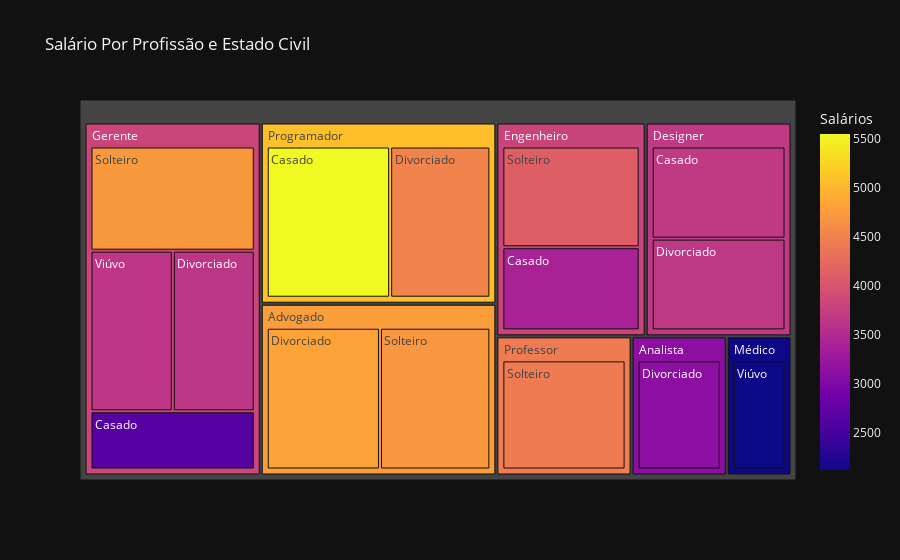

Notebook cell for this chart:
### Markdown cell above
## Mapa de árvore

### Code cell
# Agrupando os dados por profissão e estado civil e depois calculando a média de salário de cada
salario_por_profissao_e_estado_civil = dados.groupby(['Profissao', 'Estado_Civil'])['Salario'].mean().reset_index().sort_values('Salario', ascending = False)
print(f'{salario_por_profissao_e_estado_civil}\n')

fig = px.treemap(
    salario_por_profissao_e_estado_civil,
    path = ['Profissao', 'Estado_Civil'], # Variáveis categóricas
    values = 'Salario', # Variável numérica
    title = 'Salário Por Profissão e Estado Civil',
    labels = {
        'Salario': 'Salários'
    },
    color = 'Salario', # É possivel colocar em outra variável para categorizar a cor
    width = 900
)

fig.show()

### Figure 1 — Plotly figure (JSON) as saved in the notebook; plotly's stock layout.template omitted (floating-point values rounded to 4 significant figures)
{"data": [{"branchvalues": "total", "customdata": [[5546.0], [4823.0], [4725.0], [4704.0], [4505.0], [4429.0], [4118.0], [3679.0], [3662.0], [3648.0], [3636.0], [3399.0], [3118.0], [2640.0], [2121.0], [5079.0], [4764.0], [3811.0], [4429.0], [3793.0], [3671.0], [3118.0], [2121.0]], "domain": {"x": [0.0, 1.0], "y": [0.0, 1.0]}, "hovertemplate": "labels=%{label}<br>Salario_sum=%{value}<br>parent=%{parent}<br>id=%{id}<br>Salários=%{color}<extra></extra>", "ids": ["Programador/Casado", "Advogado/Divorciado", "Gerente/Solteiro", "Advogado/Solteiro", "Programador/Divorciado", "Professor/Solteiro", "Engenheiro/Solteiro", "Designer/Casado", "Designer/Divorciado", "Gerente/Viúvo", "Gerente/Divorciado", "Engenheiro/Casado", "Analista/Divorciado", "Gerente/Casado", "Médico/Viúvo", "Programador", "Advogado", "Gerente", "Professor", "Engenheiro", "Designer", "Analista", "Médico"], "labels": ["Casado", "Divorciado", "Solteiro", "Solteiro", "Divorciado", "Solteiro", "Solteiro", "Casado", "Divorciado", "Viúvo", "Divorciado", "Casado", "Divorciado", "Casado", "Viúvo", "Programador", "Advogado", "Gerente", "Professor", "Engenheiro", "Designer", "Analista", "Médico"], "marker": {"coloraxis": "coloraxis", "colors": [5546.0, 4823.0, 4725.0, 4704.0, 4505.0, 4429.0, 4118.0, 3679.0, 3662.0, 3648.0, 3636.0, 3399.0, 3118.0, 2640.0, 2121.0, 5079.0, 4764.0, 3811.0, 4429.0, 3793.0, 3671.0, 3118.0, 2121.0]}, "name": "", "parents": ["Programador", "Advogado", "Gerente", "Advogado", "Programador", "Professor", "Engenheiro", "Designer", "Designer", "Gerente", "Gerente", "Engenheiro", "Analista", "Gerente", "Médico", "", "", "", "", "", "", "", ""], "values": [5546.0, 4823.0, 4725.0, 4704.0, 4505.0, 4429.0, 4118.0, 3679.0, 3662.0, 3648.0, 3636.0, 3399.0, 3118.0, 2640.0, 2121.0, 10050.0, 9527.0, 14650.0, 4429.0, 7517.0, 7341.0, 3118.0, 2121.0], "type": "treemap"}], "layout": {"coloraxis": {"colorbar": {"title": {"text": "Salários"}}, "colorscale": [[0.0, "#0d0887"], [0.1111, "#46039f"], [0.2222, "#7201a8"], [0.3333, "#9c179e"], [0.4444, "#bd3786"], [0.5556, "#d8576b"], [0.6667, "#ed7953"], [0.7778, "#fb9f3a"], [0.8889, "#fdca26"], [1.0, "#f0f921"]]}, "legend": {"tracegroupgap": 0}, "title": {"text": "Salário Por Profissão e Estado Civil"}, "width": 900}}
